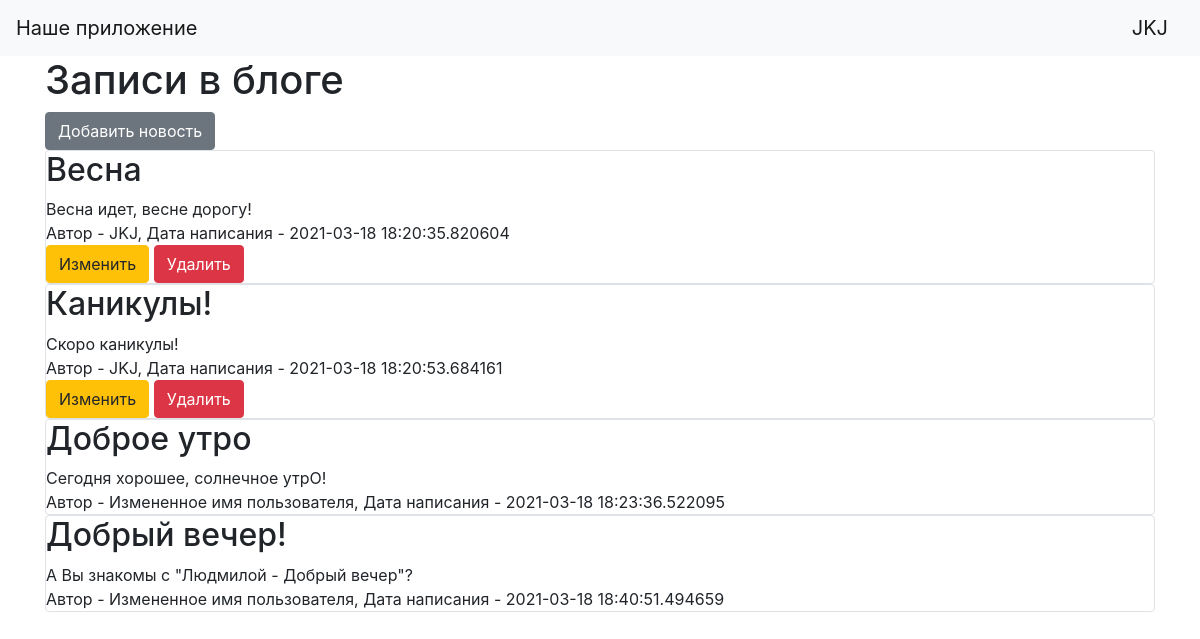
Page / (signed in) on the committed database.
### data/users.py (models this page shows, shortened)
class User(SqlAlchemyBase, UserMixin, SerializerMixin):
    __tablename__ = 'users'
    id = sqlalchemy.Column(sqlalchemy.Integer,
                           primary_key=True, autoincrement=True)
    name = sqlalchemy.Column(sqlalchemy.String, nullable=True)
    about = sqlalchemy.Column(sqlalchemy.String, nullable=True)
    email = sqlalchemy.Column(sqlalchemy.String,
                              index=True, unique=True, nullable=True)
    hashed_password = sqlalchemy.Column(sqlalchemy.String, nullable=True)
    created_date = sqlalchemy.Column(sqlalchemy.DateTime,
                                     default=datetime.datetime.now)
    news = orm.relation("News", back_populates='user')

### data/news.py (models this page shows, shortened)
class News(SqlAlchemyBase, SerializerMixin):
    __tablename__ = 'news'
    id = sqlalchemy.Column(sqlalchemy.Integer,
                           primary_key=True, autoincrement=True)
    title = sqlalchemy.Column(sqlalchemy.String, nullable=True)
    content = sqlalchemy.Column(sqlalchemy.String, nullable=True)
    created_date = sqlalchemy.Column(sqlalchemy.DateTime,
                                     default=datetime.datetime.now)
    is_private = sqlalchemy.Column(sqlalchemy.Boolean, default=True)
    is_published = sqlalchemy.Column(sqlalchemy.Boolean, default=True)
    user_id = sqlalchemy.Column(sqlalchemy.Integer,
                                sqlalchemy.ForeignKey("users.id"))
    user = orm.relation('User')
    categories = orm.relation("Category",
                              secondary="association",
                              backref="news")

### main.py (the view)
@app.route("/")
def index():
    db_sess = db_session.create_session()
    if current_user.is_authenticated:
        news = db_sess.query(News).filter(
            (News.user == current_user) | (News.is_private != True))
    else:
        news = db_sess.query(News).filter(News.is_private != True)
    return render_template("index.html", news=news)

### data/db_session.py (called while the page is built)
def create_session() -> Session:
    global __factory
    return __factory()

### main.py (called while the page is built)
@login_manager.user_loader
def load_user(user_id):
    db_sess = db_session.create_session()
    return db_sess.query(User).get(user_id)

### templates/index.html
{% extends "base.html" %}
{% block content %}
<h1>Записи в блоге</h1>
{% if current_user.is_authenticated %}
    <a href="news" class="btn btn-secondary">Добавить новость</a>
{% endif %}
{% for item in news%}
    <div class="col-md6 border rounded">
        <h2>{{item.title}}</h2>
        <div>
            {{item.content}}
        </div>
        <div>
            Автор - {{item.user.name}}, Дата написания - {{item.created_date}}
        </div>
        {% if current_user.is_authenticated and current_user == item.user %}
            <div>
                <a href="/news/{{ item.id }}" class="btn btn-warning">
                    Изменить
                </a>
                <a href="/news_delete/{{ item.id }}" class="btn btn-danger">
                    Удалить
                </a>
            </div>
{% endif %}
    </div>
{% endfor %}
{% endblock %}

### templates/base.html (shortened to what this page needs)
<!doctype html>
<html lang="en">
<head>
    <link rel="stylesheet"
          href="https://stackpath.bootstrapcdn.com/bootstrap/4.4.1/css/bootstrap.min.css"
>
</head>
<body>
<header>
    <nav class="navbar navbar-light bg-light">
        <a class="navbar-brand" href="#">Наше приложение</a>
        {% if current_user.is_authenticated %}
             <a class="navbar-brand" href="/logout">{{ current_user.name }}</a>
        {% else %}
            <p>
                <a class="btn btn-primary " href="/register">Зарегистрироваться</a>
                <a class="btn btn-success" href="/login">Войти</a>
            </p>
        {% endif %}
    </nav>
</header>
<main role="main" class="container">
    {% block content %}{% endblock %}
</main>
</body>
</html>

### rows in the picture
User: name "JKJ"
News: title "Весна", content "Весна идет, весне дорогу!", user.name "JKJ", created_date "2021-03-18 18:20:35.820604"
News: title "Каникулы!", content "Скоро каникулы!", user.name "JKJ", created_date "2021-03-18 18:20:53.684161"
News: title "Доброе утро", content "Сегодня хорошее, солнечное утрО!", user.name "Измененное имя пользователя", created_date "2021-03-18 18:23:36.522095"
News: title "Добрый вечер!", content "А Вы знакомы с \"Людмилой - Добрый вечер\"?", user.name "Измененное имя пользователя", created_date "2021-03-18 18:40:51.494659"
